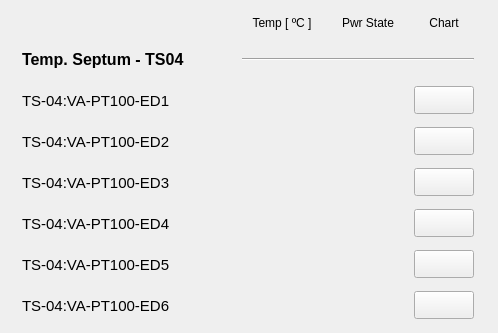
   <widget class="QWidget" name="scrollAreaWidgetContents_2">
    <property name="geometry">
     <rect>
      <x>0</x>
      <y>0</y>
      <width>498</width>
      <height>333</height>
     </rect>
    </property>
    <widget class="QWidget" name="layoutWidget">
     <property name="geometry">
      <rect>
       <x>8</x>
       <y>10</y>
       <width>481</width>
       <height>313</height>
      </rect>
     </property>
     <layout class="QGridLayout" name="gridLayout_2">
      <item row="0" column="1">
       <widget class="PyDMLabel" name="PyDMLabel_36">
        <property name="toolTip">
         <string/>
        </property>
        <property name="text">
         <string>Temp [ ºC ]</string>
        </property>
        <property name="alignment">
         <set>Qt::AlignCenter</set>
        </property>
       </widget>
      </item>
      <item row="0" column="2">
       <widget class="PyDMLabel" name="PyDMLabel_34">
        <property name="toolTip">
         <string/>
        </property>
        <property name="text">
         <string>Pwr State</string>
        </property>
        <property name="alignment">
         <set>Qt::AlignCenter</set>
        </property>
       </widget>
      </item>
      <item row="0" column="3">
       <widget class="PyDMLabel" name="PyDMLabel_52">
        <property name="toolTip">
         <string/>
        </property>
        <property name="text">
         <string>Chart</string>
        </property>
        <property name="alignment">
         <set>Qt::AlignCenter</set>
        </property>
       </widget>
      </item>
      <item row="1" column="0">
       <widget class="PyDMLabel" name="PyDMLabel_57">
        <property name="minimumSize">
         <size>
          <width>200</width>
          <height>35</height>
         </size>
        </property>
        <property name="maximumSize">
         <size>
          <width>172</width>
          <height>16777215</height>
         </size>
        </property>
        <property name="font">
         <font>
          <pointsize>12</pointsize>
          <weight>75</weight>
          <bold>true</bold>
         </font>
        </property>
        <property name="toolTip">
         <string/>
        </property>
        <property name="text">
         <string>Temp. Septum - TS04</string>
        </property>
       </widget>
      </item>
      <item row="1" column="1" colspan="3">
       <widget class="Line" name="line_3">
        <property name="sizeIncrement">
         <size>
          <width>0</width>
          <height>0</height>
         </size>
        </property>
        <property name="baseSize">
         <size>
          <width>0</width>
          <height>0</height>
         </size>
        </property>
        <property name="autoFillBackground">
         <bool>false</bool>
        </property>
        <property name="frameShadow">
         <enum>QFrame::Sunken</enum>
        </property>
        <property name="lineWidth">
         <number>1</number>
        </property>
        <property name="midLineWidth">
         <number>0</number>
        </property>
        <property name="orientation">
         <enum>Qt::Horizontal</enum>
        </property>
       </widget>
      </item>
      <item row="2" column="0">
       <widget class="PyDMLabel" name="PyDMLabel_62">
        <property name="minimumSize">
         <size>
          <width>172</width>
          <height>35</height>
         </size>
        </property>
        <property name="maximumSize">
         <size>
          <width>172</width>
          <height>16777215</height>
         </size>
        </property>
        <property name="font">
         <font>
          <pointsize>11</pointsize>
         </font>
        </property>
        <property name="toolTip">
         <string/>
        </property>
        <property name="text">
         <string>TS-04:VA-PT100-ED1</string>
        </property>
       </widget>
      </item>
      <item row="2" column="1">
       <widget class="PyDMLabel" name="PyDMLabel_37">
        <property name="enabled">
         <bool>true</bool>
        </property>
        <property name="minimumSize">
         <size>
          <width>80</width>
          <height>30</height>
         </size>
        </property>
        <property name="maximumSize">
         <size>
          <width>80</width>
          <height>30</height>
         </size>
        </property>
        <property name="toolTip">
         <string/>
        </property>
        <property name="accessibleDescription">
         <string/>
        </property>
        <property name="layoutDirection">
         <enum>Qt::LeftToRight</enum>
        </property>
        <property name="autoFillBackground">
         <bool>false</bool>
        </property>
        <property name="styleSheet">
         <string notr="true"/>
        </property>
        <property name="frameShape">
         <enum>QFrame::NoFrame</enum>
        </property>
        <property name="frameShadow">
         <enum>QFrame::Sunken</enum>
        </property>
        <property name="alignment">
         <set>Qt::AlignRight|Qt::AlignTrailing|Qt::AlignVCenter</set>
        </property>
        <property name="precision" stdset="0">
         <number>2</number>
        </property>
        <property name="precisionFromPV" stdset="0">
         <bool>false</bool>
        </property>
        <property name="channel" stdset="0">
         <string>TS-04:VA-PT100-ED1:Temp-Mon</string>
        </property>
       </widget>
      </item>
      <item row="2" column="2">
       <widget class="QLed" name="led_ltsed1">
        <property name="enabled">
         <bool>true</bool>
        </property>
        <property name="sizePolicy">
         <sizepolicy hsizetype="Maximum" vsizetype="Maximum">
          <horstretch>0</horstretch>
          <verstretch>0</verstretch>
         </sizepolicy>
        </property>
        <property name="minimumSize">
         <size>
          <width>51</width>
          <height>35</height>
         </size>
        </property>
        <property name="maximumSize">
         <size>
          <width>51</width>
          <height>35</height>
         </size>
        </property>
        <property name="toolTip">
         <string/>
        </property>
        <property name="state">
         <bool>false</bool>
        </property>
        <property name="onColor">
         <color>
          <red>0</red>
          <green>140</green>
          <blue>0</blue>
         </color>
        </property>
        <property name="shape">
         <enum>QLed::Circle</enum>
        </property>
       </widget>
      </item>
      <item row="2" column="3">
       <widget class="PyDMPushButton" name="PyDMPushButton_5">
        <property name="minimumSize">
         <size>
          <width>60</width>
          <height>28</height>
         </size>
        </property>
        <property name="maximumSize">
         <size>
          <width>60</width>
          <height>28</height>
         </size>
        </property>
        <property name="toolTip">
         <string/>
        </property>
       </widget>
      </item>
      <item row="3" column="0">
       <widget class="PyDMLabel" name="PyDMLabel_32">
        <property name="minimumSize">
         <size>
          <width>172</width>
          <height>0</height>
         </size>
        </property>
        <property name="maximumSize">
         <size>
          <width>172</width>
          <height>16777215</height>
         </size>
        </property>
        <property name="font">
         <font>
          <pointsize>11</pointsize>
         </font>
        </property>
        <property name="toolTip">
         <string/>
        </property>
        <property name="text">
         <string>TS-04:VA-PT100-ED2</string>
        </property>
       </widget>
      </item>
      <item row="3" column="1">
       <widget class="PyDMLabel" name="PyDMLabel_63">
        <property name="enabled">
         <bool>true</bool>
        </property>
        <property name="minimumSize">
         <size>
          <width>80</width>
          <height>30</height>
         </size>
        </property>
        <property name="maximumSize">
         <size>
          <width>80</width>
          <height>30</height>
         </size>
        </property>
        <property name="toolTip">
         <string/>
        </property>
        <property name="accessibleDescription">
         <string/>
        </property>
        <property name="layoutDirection">
         <enum>Qt::LeftToRight</enum>
        </property>
        <property name="autoFillBackground">
         <bool>false</bool>
        </property>
        <property name="styleSheet">
         <string notr="true"/>
        </property>
        <property name="frameShape">
         <enum>QFrame::NoFrame</enum>
        </property>
        <property name="frameShadow">
         <enum>QFrame::Sunken</enum>
        </property>
        <property name="alignment">
         <set>Qt::AlignRight|Qt::AlignTrailing|Qt::AlignVCenter</set>
        </property>
        <property name="precision" stdset="0">
         <number>2</number>
        </property>
        <property name="precisionFromPV" stdset="0">
         <bool>false</bool>
        </property>
        <property name="channel" stdset="0">
         <string>TS-04:VA-PT100-ED2:Temp-Mon</string>
        </property>
       </widget>
      </item>
      <item row="3" column="2">
       <widget class="QLed" name="led_ltsed2">
        <property name="sizePolicy">
         <sizepolicy hsizetype="Maximum" vsizetype="Maximum">
          <horstretch>0</horstretch>
          <verstretch>0</verstretch>
         </sizepolicy>
        </property>
        <property name="minimumSize">
         <size>
          <width>51</width>
          <height>35</height>
         </size>
        </property>
        <property name="maximumSize">
         <size>
          <width>51</width>
          <height>35</height>
         </size>
        </property>
        <property name="toolTip">
         <string/>
        </property>
        <property name="state">
         <bool>false</bool>
        </property>
        <property name="onColor">
         <color>
          <red>0</red>
          <green>140</green>
          <blue>0</blue>
         </color>
        </property>
        <property name="shape">
         <enum>QLed::Circle</enum>
        </property>
       </widget>
      </item>
      <item row="3" column="3">
       <widget class="PyDMPushButton" name="PyDMPushButton_6">
        <property name="minimumSize">
         <size>
          <width>60</width>
          <height>28</height>
         </size>
        </property>
        <property name="maximumSize">
         <size>
          <width>60</width>
          <height>28</height>
         </size>
        </property>
        <property name="toolTip">
         <string/>
        </property>
       </widget>
      </item>
      <item row="4" column="0">
       <widget class="PyDMLabel" name="pv02raps01">
        <property name="minimumSize">
         <size>
          <width>172</width>
          <height>0</height>
         </size>
        </property>
        <property name="maximumSize">
         <size>
          <width>172</width>
          <height>16777215</height>
         </size>
        </property>
        <property name="font">
         <font>
          <pointsize>11</pointsize>
         </font>
        </property>
        <property name="toolTip">
         <string/>
        </property>
        <property name="text">
         <string>TS-04:VA-PT100-ED3</string>
        </property>
       </widget>
      </item>
      <item row="4" column="1">
       <widget class="PyDMLabel" name="PyDMLabel_64">
        <property name="enabled">
         <bool>true</bool>
        </property>
        <property name="minimumSize">
         <size>
          <width>80</width>
          <height>30</height>
         </size>
        </property>
        <property name="maximumSize">
         <size>
          <width>80</width>
          <height>30</height>
         </size>
        </property>
        <property name="toolTip">
         <string/>
        </property>
        <property name="accessibleDescription">
         <string/>
        </property>
        <property name="layoutDirection">
         <enum>Qt::LeftToRight</enum>
        </property>
        <property name="autoFillBackground">
         <bool>false</bool>
        </property>
        <property name="styleSheet">
         <string notr="true"/>
        </property>
        <property name="frameShape">
         <enum>QFrame::NoFrame</enum>
        </property>
        <property name="frameShadow">
         <enum>QFrame::Sunken</enum>
        </property>
        <property name="alignment">
         <set>Qt::AlignRight|Qt::AlignTrailing|Qt::AlignVCenter</set>
        </property>
        <property name="precision" stdset="0">
         <number>2</number>
        </property>
        <property name="precisionFromPV" stdset="0">
         <bool>false</bool>
        </property>
        <property name="channel" stdset="0">
         <string>TS-04:VA-PT100-ED3:Temp-Mon</string>
        </property>
       </widget>
      </item>
      <item row="4" column="2">
       <widget class="QLed" name="led_ltsed3">
        <property name="sizePolicy">
         <sizepolicy hsizetype="Maximum" vsizetype="Maximum">
          <horstretch>0</horstretch>
          <verstretch>0</verstretch>
         </sizepolicy>
        </property>
        <property name="minimumSize">
         <size>
          <width>51</width>
          <height>35</height>
         </size>
        </property>
        <property name="maximumSize">
         <size>
          <width>51</width>
          <height>35</height>
         </size>
        </property>
        <property name="toolTip">
         <string/>
        </property>
        <property name="state">
         <bool>false</bool>
        </property>
        <property name="onColor">
         <color>
          <red>0</red>
          <green>140</green>
          <blue>0</blue>
         </color>
        </property>
        <property name="shape">
         <enum>QLed::Circle</enum>
        </property>
       </widget>
      </item>
      <item row="4" column="3">
       <widget class="PyDMPushButton" name="PyDMPushButton_7">
        <property name="minimumSize">
         <size>
          <width>60</width>
          <height>28</height>
         </size>
        </property>
        <property name="maximumSize">
         <size>
          <width>60</width>
          <height>28</height>
         </size>
        </property>
        <property name="toolTip">
         <string/>
        </property>
       </widget>
      </item>
      <item row="5" column="0">
       <widget class="PyDMLabel" name="pv02raps02">
        <property name="minimumSize">
         <size>
          <width>172</width>
          <height>0</height>
         </size>
        </property>
        <property name="maximumSize">
         <size>
          <width>172</width>
          <height>16777215</height>
         </size>
        </property>
        <property name="font">
         <font>
          <pointsize>11</pointsize>
         </font>
        </property>
        <property name="toolTip">
         <string/>
        </property>
        <property name="text">
         <string>TS-04:VA-PT100-ED4</string>
        </property>
       </widget>
      </item>
      <item row="5" column="1">
       <widget class="PyDMLabel" name="PyDMLabel_65">
        <property name="enabled">
         <bool>true</bool>
        </property>
        <property name="minimumSize">
         <size>
          <width>80</width>
          <height>30</height>
         </size>
        </property>
        <property name="maximumSize">
         <size>
          <width>80</width>
          <height>30</height>
         </size>
        </property>
        <property name="toolTip">
         <string/>
        </property>
        <property name="accessibleDescription">
         <string/>
        </property>
        <property name="layoutDirection">
         <enum>Qt::LeftToRight</enum>
        </property>
        <property name="autoFillBackground">
         <bool>false</bool>
        </property>
        <property name="styleSheet">
         <string notr="true"/>
        </property>
        <property name="frameShape">
         <enum>QFrame::NoFrame</enum>
        </property>
        <property name="frameShadow">
         <enum>QFrame::Sunken</enum>
        </property>
        <property name="alignment">
         <set>Qt::AlignRight|Qt::AlignTrailing|Qt::AlignVCenter</set>
        </property>
        <property name="precision" stdset="0">
         <number>2</number>
        </property>
        <property name="showUnits" stdset="0">
         <bool>false</bool>
        </property>
        <property name="precisionFromPV" stdset="0">
         <bool>false</bool>
        </property>
        <property name="channel" stdset="0">
         <string>TS-04:VA-PT100-ED4:Temp-Mon</string>
        </property>
       </widget>
      </item>
      <item row="5" column="2">
       <widget class="QLed" name="led_ltsed4">
        <property name="enabled">
         <bool>true</bool>
        </property>
        <property name="sizePolicy">
         <sizepolicy hsizetype="Maximum" vsizetype="Maximum">
          <horstretch>0</horstretch>
          <verstretch>0</verstretch>
         </sizepolicy>
        </property>
        <property name="minimumSize">
         <size>
          <width>51</width>
          <height>35</height>
         </size>
        </property>
        <property name="maximumSize">
         <size>
          <width>51</width>
          <height>35</height>
         </size>
        </property>
        <property name="toolTip">
         <string/>
        </property>
        <property name="state">
         <bool>false</bool>
        </property>
        <property name="onColor">
         <color>
          <red>0</red>
          <green>140</green>
          <blue>0</blue>
         </color>
        </property>
        <property name="shape">
         <enum>QLed::Circle</enum>
        </property>
       </widget>
      </item>
      <item row="5" column="3">
       <widget class="PyDMPushButton" name="PyDMPushButton_10">
        <property name="minimumSize">
         <size>
          <width>60</width>
          <height>28</height>
         </size>
        </property>
        <property name="maximumSize">
         <size>
          <width>60</width>
          <height>28</height>
         </size>
        </property>
        <property name="toolTip">
         <string/>
        </property>
       </widget>
      </item>
      <item row="6" column="0">
       <widget class="PyDMLabel" name="pv03raps01">
        <property name="minimumSize">
         <size>
          <width>172</width>
          <height>0</height>
         </size>
        </property>
        <property name="maximumSize">
         <size>
          <width>172</width>
          <height>16777215</height>
         </size>
        </property>
        <property name="font">
         <font>
          <pointsize>11</pointsize>
         </font>
        </property>
        <property name="toolTip">
         <string/>
        </property>
        <property name="text">
         <string>TS-04:VA-PT100-ED5</string>
        </property>
       </widget>
      </item>
      <item row="6" column="1">
       <widget class="PyDMLabel" name="PyDMLabel_68">
        <property name="enabled">
         <bool>true</bool>
        </property>
        <property name="minimumSize">
         <size>
          <width>80</width>
          <height>30</height>
         </size>
        </property>
        <property name="maximumSize">
         <size>
          <width>80</width>
          <height>30</height>
         </size>
        </property>
        <property name="toolTip">
         <string/>
        </property>
        <property name="accessibleDescription">
         <string/>
        </property>
        <property name="layoutDirection">
         <enum>Qt::LeftToRight</enum>
        </property>
        <property name="autoFillBackground">
         <bool>false</bool>
        </property>
        <property name="styleSheet">
         <string notr="true"/>
        </property>
        <property name="frameShape">
         <enum>QFrame::NoFrame</enum>
        </property>
        <property name="frameShadow">
         <enum>QFrame::Sunken</enum>
        </property>
        <property name="alignment">
         <set>Qt::AlignRight|Qt::AlignTrailing|Qt::AlignVCenter</set>
        </property>
        <property name="precision" stdset="0">
         <number>2</number>
        </property>
        <property name="precisionFromPV" stdset="0">
         <bool>false</bool>
        </property>
        <property name="channel" stdset="0">
         <string>TS-04:VA-PT100-ED5:Temp-Mon</string>
        </property>
       </widget>
      </item>
      <item row="6" column="2">
       <widget class="QLed" name="led_ltsed5">
        <property name="sizePolicy">
         <sizepolicy hsizetype="Maximum" vsizetype="Maximum">
          <horstretch>0</horstretch>
          <verstretch>0</verstretch>
         </sizepolicy>
        </property>
        <property name="minimumSize">
         <size>
          <width>51</width>
          <height>35</height>
         </size>
        </property>
        <property name="maximumSize">
         <size>
          <width>51</width>
          <height>35</height>
         </size>
        </property>
        <property name="toolTip">
         <string/>
        </property>
        <property name="state">
         <bool>false</bool>
        </property>
        <property name="onColor">
         <color>
          <red>0</red>
          <green>140</green>
          <blue>0</blue>
         </color>
        </property>
        <property name="shape">
         <enum>QLed::Circle</enum>
        </property>
       </widget>
      </item>
      <item row="6" column="3">
       <widget class="PyDMPushButton" name="PyDMPushButton_8">
        <property name="minimumSize">
         <size>
          <width>60</width>
          <height>28</height>
         </size>
        </property>
        <property name="maximumSize">
         <size>
          <width>60</width>
          <height>28</height>
         </size>
        </property>
        <property name="toolTip">
         <string/>
        </property>
       </widget>
      </item>
      <item row="7" column="0">
       <widget class="PyDMLabel" name="pv03raps01_2">
        <property name="minimumSize">
         <size>
          <width>172</width>
          <height>0</height>
         </size>
        </property>
        <property name="maximumSize">
         <size>
          <width>172</width>
          <height>16777215</height>
         </size>
        </property>
        <property name="font">
         <font>
          <pointsize>11</pointsize>
         </font>
        </property>
        <property name="toolTip">
         <string/>
        </property>
        <property name="text">
         <string>TS-04:VA-PT100-ED6</string>
        </property>
       </widget>
      </item>
      <item row="7" column="1">
       <widget class="PyDMLabel" name="PyDMLabel_69">
        <property name="enabled">
         <bool>true</bool>
        </property>
        <property name="minimumSize">
         <size>
          <width>80</width>
          <height>30</height>
         </size>
        </property>
        <property name="maximumSize">
         <size>
          <width>80</width>
          <height>30</height>
         </size>
        </property>
        <property name="toolTip">
         <string/>
        </property>
        <property name="accessibleDescription">
         <string/>
        </property>
        <property name="layoutDirection">
         <enum>Qt::LeftToRight</enum>
        </property>
        <property name="autoFillBackground">
         <bool>false</bool>
        </property>
        <property name="styleSheet">
         <string notr="true"/>
        </property>
        <property name="frameShape">
         <enum>QFrame::NoFrame</enum>
        </property>
        <property name="frameShadow">
         <enum>QFrame::Sunken</enum>
        </property>
        <property name="alignment">
         <set>Qt::AlignRight|Qt::AlignTrailing|Qt::AlignVCenter</set>
        </property>
        <property name="precision" stdset="0">
         <number>2</number>
        </property>
        <property name="precisionFromPV" stdset="0">
         <bool>false</bool>
        </property>
        <property name="channel" stdset="0">
         <string>TS-04:VA-PT100-ED6:Temp-Mon</string>
        </property>
       </widget>
      </item>
      <item row="7" column="2">
       <widget class="QLed" name="led_ltsed6">
        <property name="sizePolicy">
         <sizepolicy hsizetype="Maximum" vsizetype="Maximum">
          <horstretch>0</horstretch>
          <verstretch>0</verstretch>
         </sizepolicy>
        </property>
        <property name="minimumSize">
         <size>
          <width>51</width>
          <height>35</height>
         </size>
        </property>
        <property name="maximumSize">
         <size>
          <width>51</width>
          <height>35</height>
         </size>
        </property>
        <property name="toolTip">
         <string/>
        </property>
        <property name="state">
         <bool>false</bool>
        </property>
        <property name="onColor">
         <color>
          <red>0</red>
          <green>140</green>
          <blue>0</blue>
         </color>
        </property>
        <property name="shape">
         <enum>QLed::Circle</enum>
        </property>
       </widget>
      </item>
      <item row="7" column="3">
       <widget class="PyDMPushButton" name="PyDMPushButton_9">
        <property name="minimumSize">
         <size>
          <width>60</width>
          <height>28</height>
         </size>
        </property>
        <property name="maximumSize">
         <size>
          <width>60</width>
          <height>28</height>
         </size>
        </property>
        <property name="toolTip">
         <string/>
        </property>
       </widget>
      </item>
     </layout>
    </widget>
   </widget>
